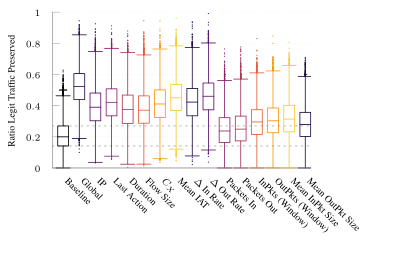

Write gnuplot code to recreate this figure.
set terminal tikz standalone color size 12cm,7.5cm font '\scriptsize' preamble '\usepackage{microtype} \usepackage{times} \usepackage[T1]{fontenc} \usepackage{siunitx}\sisetup{detect-all}' createstyle
set output "ftprep-tcp-cap-box.tex"

#load "parula.pal"
load "inferno.pal"

set style line 102 lc rgb '#a0a0a0' lt 1 lw 1
set style boxplot outliers pointtype 7
set style data boxplot
set border ls 102
set colorbox border 102
set key textcolor rgb "black"
set tics textcolor rgb "black"
set label textcolor rgb "black"

set border 3
set grid y
set xtics nomirror
set xtics rotate by -45
set ytics nomirror

set key autotitle columnhead
set datafile separator ","

#set xlabel "Iteration ($t \\cdot{} \\SI{50}{\\milli\\second}$)"
set ylabel "Ratio Legit Traffic Preserved"

set yrange [0.0:1.0]
set xrange [-1.0:23.0]
set xtics ("Baseline" 0.0, \
	"Global" 1.5, \
	"IP" 3.0, \
	"Last Action" 4.5, \
	"Duration" 6.0, \
	"Baseline" 7.5, \
	"$C_X$" 9.0, \
	"Mean IAT" 10.5, \
	"$\\Delta$ In Rate" 12.0, \
	"$\\Delta$ Out Rate" 13.5, \
	"Packets In" 15.0, \
	"Packets Out" 16.5, \
	"InPkts (Window)" 18.0, \
	"OutPkts (Window)" 19.5, \
	"Mean InPkt Size" 21.0, \
	"Mean OutPkt Size" 22.5, \
	) scale 0.0
#set key inside bottom right
set boxwidth 1
unset key
set pointsize 0.1

stats '../results/baseline-2-avg-ng.csv' u 3
set arrow from -1.0,STATS_up_quartile to 23.0,STATS_up_quartile nohead ls 1 dt "." lc rgb '#a7000004' 
set arrow from -1.0,STATS_lo_quartile to 23.0,STATS_lo_quartile nohead ls 1 dt "." lc rgb '#a7000004' 

plot '../results/baseline-2-avg-ng.csv' u (0.0):3:(1.0) ls 1 ps .1, \
     '../results/ft-tcp-cap-g-avg.csv' u (1.5):3:(1.0) ls 2 ps .1, \
     '../results/ft-tcp-cap-f0-avg.csv' u (3.0):3:(1.0) ls 3 ps .1, \
     '../results/ft-tcp-cap-f1-avg.csv' u (4.5):3:(1.0) ls 4 ps .1, \
     '../results/ft-tcp-cap-f2-avg.csv' u (6.0):3:(1.0) ls 5 ps .1, \
     '../results/ft-tcp-cap-f3-avg.csv' u (7.5):3:(1.0) ls 6 ps .1, \
     '../results/ft-tcp-cap-f4-avg.csv' u (9.0):3:(1.0) ls 7 ps .1, \
     '../results/ft-tcp-cap-f5-avg.csv' u (10.5):3:(1.0) ls 8 ps .1, \
     '../results/ft-tcp-cap-f6-avg.csv' u (12.0):3:(1.0) ls 2 ps .1, \
     '../results/ft-tcp-cap-f7-avg.csv' u (13.5):3:(1.0) ls 3 ps .1, \
     '../results/ft-tcp-cap-f8-avg.csv' u (15.0):3:(1.0) ls 4 ps .1, \
     '../results/ft-tcp-cap-f9-avg.csv' u (16.5):3:(1.0) ls 5 ps .1, \
     '../results/ft-tcp-cap-f10-avg.csv' u (18.0):3:(1.0) ls 6 ps .1, \
     '../results/ft-tcp-cap-f11-avg.csv' u (19.5):3:(1.0) ls 7 ps .1, \
     '../results/ft-tcp-cap-f12-avg.csv' u (21.0):3:(1.0) ls 8 ps .1, \
     '../results/ft-tcp-cap-f13-avg.csv' u (22.5):3:(1.0) ls 2 ps .1 

set out
